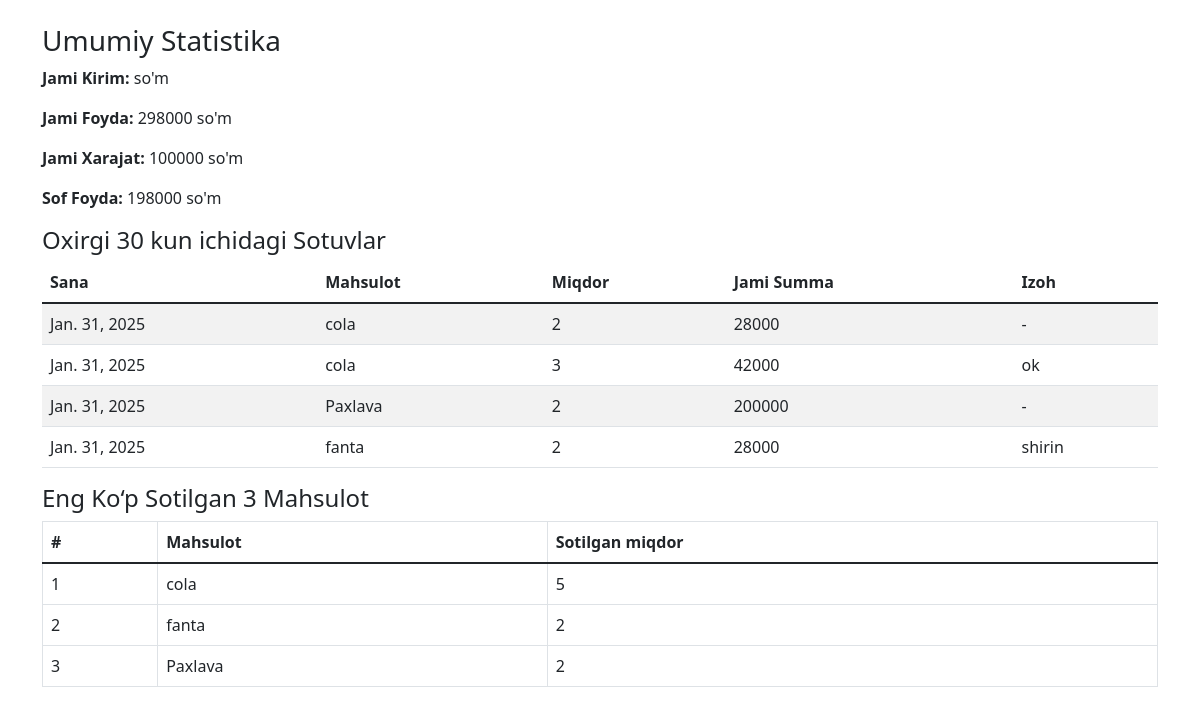
Page /statistika/ on the committed database.
### mainApp/models.py (models this page shows, shortened)
class Sotuv(models.Model):
    mahsulot = models.ForeignKey(Mahsulot, on_delete=models.CASCADE)
    miqdor = models.PositiveIntegerField(validators=[MinValueValidator(1)])
    jami_summa = models.PositiveIntegerField(validators=[MinValueValidator(0)])
    sana = models.DateField(auto_now_add=True)
    izoh = models.TextField(blank=True, null=True)
    class Meta:
        verbose_name = "Sotuv"
        verbose_name_plural = "Sotuvlar"

class Mahsulot(models.Model):
    nom = models.CharField(max_length=255)
    narx1 = models.PositiveIntegerField(validators=[MinValueValidator(0)])
    narx2 = models.PositiveIntegerField(validators=[MinValueValidator(0)])
    rasm = models.ImageField(upload_to='mahsulotlar/', blank=True, null=True)
    bolim = models.ForeignKey(Bolim, on_delete=models.CASCADE, related_name='mahsulotlar')
    miqdor = models.PositiveIntegerField(default=0)
    olchov = models.CharField(max_length=10,
        choices=[('dona', 'Dona'), ('kg', 'KG'), ('ta', 'Ta')],
        default='dona')
    brend = models.CharField(max_length=100, blank=True, null=True)
    class Meta:
        verbose_name = "Mahsulot"
        verbose_name_plural = "Mahsulotlar"

### mainApp/views.py (the view)
# urls.py: path('statistika/', views.statistika_view, name='statistika'),
def statistika_view(request):
    oxirgi_30_kun = timezone.now().date() - timedelta(days=30)
    jami_foyda = Sotuv.objects.aggregate(Sum('jami_summa'))['jami_summa__sum'] or 0
    jami_xarajat = Xarajat.objects.aggregate(Sum('miqdor'))['miqdor__sum'] or 0
    sof_foyda = jami_foyda - jami_xarajat
    oxirgi_30_kun_sotuvlari = Sotuv.objects.filter(sana__gte=oxirgi_30_kun)
    top_mahsulotlar = Sotuv.objects.values('mahsulot__nom').annotate(
        jami_sotilgan=Sum('miqdor')
    ).order_by('-jami_sotilgan')[:3]
    return render(request, 'statistika.html', {
        'jami_foyda': jami_foyda,
        'jami_xarajat': jami_xarajat,
        'sof_foyda': sof_foyda,
        'oxirgi_30_kun_sotuvlari': oxirgi_30_kun_sotuvlari,
        'top_mahsulotlar': top_mahsulotlar
    })

### template/statistika.html (shortened to what this page needs)
<!DOCTYPE html>
<html lang="uz">
<head>
    <link href="https://cdn.jsdelivr.net/npm/bootstrap@5.1.3/dist/css/bootstrap.min.css" rel="stylesheet">
</head>
<body>
    <div class="container mt-4">
        <h3>Umumiy Statistika</h3>
        <p><strong>Jami Kirim:</strong> {{ jami_kirim }} so'm</p>
        <p><strong>Jami Foyda:</strong> {{ jami_foyda }} so'm</p>
        <p><strong>Jami Xarajat:</strong> {{ jami_xarajat }} so'm</p>
        <p><strong>Sof Foyda:</strong> {{ sof_foyda }} so'm</p>
        <h4>Oxirgi 30 kun ichidagi Sotuvlar</h4>
        <table class="table table-striped">
            <thead>
                <tr>
                    <th>Sana</th>
                    <th>Mahsulot</th>
                    <th>Miqdor</th>
                    <th>Jami Summa</th>
                    <th>Izoh</th>
                </tr>
            </thead>
            <tbody>
                {% for sotuv in oxirgi_30_kun_sotuvlari %}
                <tr>
                    <td>{{ sotuv.sana }}</td>
                    <td>{{ sotuv.mahsulot.nom }}</td>
                    <td>{{ sotuv.miqdor }}</td>
                    <td>{{ sotuv.jami_summa }}</td>
                    <td>{{ sotuv.izoh|default:"-" }}</td>
                </tr>
                {% empty %}
                <tr>
                    <td colspan="5">Sotuvlar mavjud emas.</td>
                </tr>
                {% endfor %}
            </tbody>
        </table>
        <h4>Eng Ko‘p Sotilgan 3 Mahsulot</h4>
        <table class="table table-bordered">
            <thead>
                <tr>
                    <th>#</th>
                    <th>Mahsulot</th>
                    <th>Sotilgan miqdor</th>
                </tr>
            </thead>
            <tbody>
                {% for mahsulot in top_mahsulotlar %}
                <tr>
                    <td>{{ forloop.counter }}</td>
                    <td>{{ mahsulot.mahsulot__nom }}</td>
                    <td>{{ mahsulot.jami_sotilgan }}</td>
                </tr>
                {% empty %}
                <tr>
                    <td colspan="3">Hali sotilgan mahsulotlar mavjud emas.</td>
                </tr>
                {% endfor %}
            </tbody>
        </table>
    </div>
</body>
</html>

### rows in the picture
Sotuv: sana "Jan. 31, 2025", mahsulot.nom "cola", miqdor "2", jami_summa "28000", izoh "-"
Sotuv: sana "Jan. 31, 2025", mahsulot.nom "cola", miqdor "3", jami_summa "42000", izoh "ok"
Sotuv: sana "Jan. 31, 2025", mahsulot.nom "Paxlava", miqdor "2", jami_summa "200000", izoh "-"
Sotuv: sana "Jan. 31, 2025", mahsulot.nom "fanta", miqdor "2", jami_summa "28000", izoh "shirin"
Mahsulot: mahsulot__nom "cola", jami_sotilgan "5"
Mahsulot: mahsulot__nom "fanta", jami_sotilgan "2"
Mahsulot: mahsulot__nom "Paxlava", jami_sotilgan "2"

### other values in the picture
{{ jami_foyda }} "298000"
{{ jami_xarajat }} "100000"
{{ sof_foyda }} "198000"
